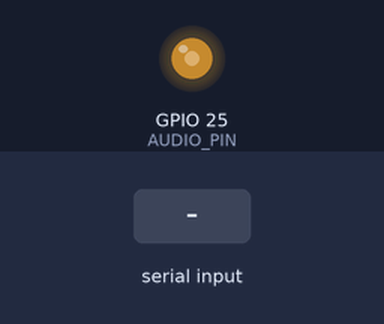
Bench run of a sketch on a simulated ESP32. On the bench: output pins drawn as LEDs (lit = HIGH). The inputs (shaded band) are chosen by the test bench. What the sketch prints to the serial monitor is not drawn.

Above: at 1.6 s.
1.7 s: "p" received over Serial
Timing chart, 0 to 4.4 s (numbered marks = the images above; inputs shaded):
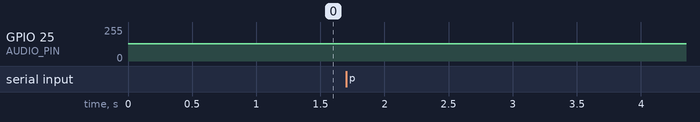

The sketch:

Speaker_Melody_Serial_Bench.ino
```cpp
// Classic ESP32 GPIO25 -> series 104 capacitor -> BOTH PAM8403 audio inputs.
// Quiet public-domain melody; each speaker has its OWN amplifier output pair.
// USB bench only; OLED, mic, sonar, motors and batteries disconnected.
#include <Arduino.h>
#include <math.h>
#if !defined(CONFIG_IDF_TARGET_ESP32)
#error "Use the classic ESP32 GPIO25 DAC board for this wiring."
#endif

constexpr uint8_t AUDIO_PIN = 25;
constexpr uint8_t DAC_BIAS = 128;
constexpr float AMPLITUDE = 2.0f; // Same peak DAC level as the passed quiet beep.
constexpr uint32_t SAMPLE_RATE = 8000;
constexpr uint32_t SAMPLE_US = 1000000 / SAMPLE_RATE;
constexpr uint32_t BEAT_MS = 280;
constexpr float TAU = 6.28318530718f;
struct Note { float hz; uint8_t beats; };
constexpr float C = 523.251f, D = 587.330f, E = 659.255f;
constexpr float F = 698.456f, G = 783.991f, A = 880.000f;
// Traditional public-domain tune: Twinkle, Twinkle, Little Star.
const Note melody[] = {
  {C,1},{C,1},{G,1},{G,1},{A,1},{A,1},{G,2},
  {F,1},{F,1},{E,1},{E,1},{D,1},{D,1},{C,2},
  {G,1},{G,1},{F,1},{F,1},{E,1},{E,1},{D,2},
  {G,1},{G,1},{F,1},{F,1},{E,1},{E,1},{D,2},
  {C,1},{C,1},{G,1},{G,1},{A,1},{A,1},{G,2},
  {F,1},{F,1},{E,1},{E,1},{D,1},{D,1},{C,2}
};
bool playing = false;
bool queued = true;
uint32_t playAt = 0;

bool checkStop() {
  while (Serial.available()) {
    char ch = Serial.read();
    if (ch == 'x' || ch == 'X') {
      playing = false;
      queued = false;
      dacWrite(AUDIO_PIN, DAC_BIAS);
      Serial.println("MELODY stopped");
      return true;
    }
  }
  return false;
}

bool playNote(const Note &note) {
  const uint32_t totalMs = note.beats * BEAT_MS;
  const uint32_t soundMs = totalMs - 25;
  const uint32_t count = soundMs * SAMPLE_RATE / 1000;
  const uint32_t ramp = SAMPLE_RATE * 8 / 1000;
  float phase = 0;
  const float step = TAU * note.hz / SAMPLE_RATE;
  uint32_t deadline = micros();
  for (uint32_t i = 0; i < count; ++i) {
    while (int32_t(micros() - deadline) < 0) {}
    float envelope = 1.0f;
    if (i < ramp) envelope = float(i) / ramp;
    else if (count - 1 - i < ramp) envelope = float(count - 1 - i) / ramp;
    const int offset = int(lroundf(AMPLITUDE * envelope * sinf(phase)));
    dacWrite(AUDIO_PIN, uint8_t(DAC_BIAS + offset));
    phase += step;
    if (phase >= TAU) phase -= TAU;
    deadline += SAMPLE_US;
    if ((i & 127U) == 0 && checkStop()) return false;
    // Avoid a catch-up burst if another system task stalls the output.
    if (int32_t(micros() - deadline) > int32_t(4 * SAMPLE_US)) deadline = micros();
  }
  dacWrite(AUDIO_PIN, DAC_BIAS);
  delay(25);
  return !checkStop();
}

void playMelody() {
  playing = true;
  const size_t count = sizeof(melody) / sizeof(melody[0]);
  Serial.println("MELODY start: Twinkle Twinkle Little Star; DAC25 peak offset 2, both amplifier inputs share signal");
  for (size_t i = 0; i < count && playing; ++i) {

    Serial.printf("MELODY note=%u/%u hz=%.2f beats=%u\n", unsigned(i+1), unsigned(count), double(melody[i].hz), melody[i].beats);
    if (!playNote(melody[i])) break;
    delay(1);
  }
  const bool finished = playing;
  playing = false;
  dacWrite(AUDIO_PIN, DAC_BIAS);

  if (finished) Serial.println("MELODY complete; silent until p or board reset");
}

void setup() {
  dacWrite(AUDIO_PIN, DAC_BIAS);
  Serial.begin(115200);
  delay(400);
  Serial.println("ROVER QUIET MELODY: starts once after 8 seconds. p=replay, x=stop.");
  playAt = millis() + 8000;
}

void loop() {
  while (Serial.available()) {
    char ch = Serial.read();
    if (ch == 'p' || ch == 'P') { queued = true; playAt = millis() + 1000; }
    else if (ch == 'x' || ch == 'X') {
      queued = false;
      dacWrite(AUDIO_PIN, DAC_BIAS);
      Serial.println("MELODY stopped");
    }
  }
  if (queued && int32_t(millis() - playAt) >= 0) {
    queued = false;
    playMelody();
  }
  delay(1);
}
```
